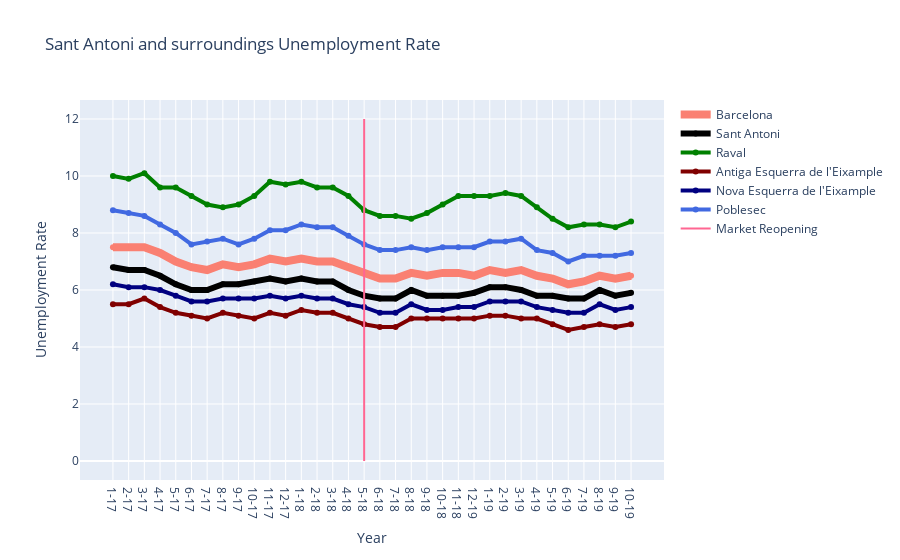

Notebook source saved alongside this figure:
### Code cell
fig3 = go.Figure(
        data=[
             go.Scatter(x=unemployment.index, 
                       y=unemployment.Barcelona,
                       mode='lines+markers',
                       name='Barcelona',
                       line = dict(
                           width = 8,
                           color = 'rgb(250,128,114)')),
             go.Scatter(x=unemployment.index, 
                       y=unemployment.Sant_Antoni,
                       mode='lines+markers',
                       name='Sant Antoni',
                       line = dict(
                           width = 6,
                           color = 'rgb(0, 0, 0)')),
            go.Scatter(x=unemployment.index, 
                       y=unemployment.Raval,
                       mode='lines+markers',
                       name='Raval',
                       line = dict(
                           width = 4,
                           color = 'rgb(0,128,0)')),
            go.Scatter(x=unemployment.index, 
                       y=unemployment.Antiga_Esq_Eixample,
                       mode='lines+markers',
                       name="Antiga Esquerra de l'Eixample",
                       line = dict(
                           width = 4,
                           color = 'rgb(128,0,0)')),
            go.Scatter(x=unemployment.index, 
                       y=unemployment.Nova_Esq_Eixample,
                       mode='lines+markers',
                       name="Nova Esquerra de l'Eixample",
                       line = dict(
                           width = 4,
                           color = 'rgb(0,0,128)')),
            go.Scatter(x=unemployment.index, 
                       y=unemployment.Poble_Sec,
                       mode='lines+markers',
                       name='Poblesec',
                       line = dict(
                           width = 4,
                           color = 'rgb(65,105,225)'))
        ],
        layout=go.Layout(
            title=dict(text='Sant Antoni and surroundings Unemployment Rate'),
            xaxis=dict(title='Year'),
            yaxis=dict(title='Unemployment Rate')))

fig3.add_trace(go.Scatter(x=['5-18', '5-18'], y=[0,12], mode="lines", name="Market Reopening"))
fig3.show()

### Figure 1 — Plotly figure (JSON) as saved in the notebook; plotly's stock layout.template omitted (floating-point values rounded to 4 significant figures)
{"data": [{"line": {"color": "rgb(250,128,114)", "width": 8}, "mode": "lines+markers", "name": "Barcelona", "type": "scatter", "x": ["1-17", "2-17", "3-17", "4-17", "5-17", "6-17", "7-17", "8-17", "9-17", "10-17", "11-17", "12-17", "1-18", "2-18", "3-18", "4-18", "5-18", "6-18", "7-18", "8-18", "9-18", "10-18", "11-18", "12-19", "1-19", "2-19", "3-19", "4-19", "5-19", "6-19", "7-19", "8-19", "9-19", "10-19"], "y": ["7.5  ", "7.5  ", "7.5  ", "7.3  ", "7.0  ", "6.8  ", "6.7  ", "6.9  ", "6.8  ", "6.9  ", "7.1  ", "7.0  ", "7.1  ", "7.0  ", "7.0  ", "6.8  ", "6.6  ", "6.4  ", "6.4  ", "6.6  ", "6.5  ", "6.6  ", "6.6  ", "6.5  ", "6.7  ", "6.6  ", "6.7  ", "6.5  ", "6.4  ", "6.2  ", "6.3  ", "6.5  ", "6.4  ", "6.5  "]}, {"line": {"color": "rgb(0, 0, 0)", "width": 6}, "mode": "lines+markers", "name": "Sant Antoni", "type": "scatter", "x": ["1-17", "2-17", "3-17", "4-17", "5-17", "6-17", "7-17", "8-17", "9-17", "10-17", "11-17", "12-17", "1-18", "2-18", "3-18", "4-18", "5-18", "6-18", "7-18", "8-18", "9-18", "10-18", "11-18", "12-19", "1-19", "2-19", "3-19", "4-19", "5-19", "6-19", "7-19", "8-19", "9-19", "10-19"], "y": ["6.8  ", "6.7  ", "6.7  ", "6.5  ", "6.2  ", "6.0  ", "6.0  ", "6.2  ", "6.2  ", "6.3  ", "6.4  ", "6.3  ", "6.4  ", "6.3  ", "6.3  ", "6.0  ", "5.8  ", "5.7  ", "5.7  ", "6.0  ", "5.8  ", "5.8  ", "5.8  ", "5.9  ", "6.1  ", "6.1  ", "6.0  ", "5.8  ", "5.8  ", "5.7  ", "5.7  ", "6.0  ", "5.8  ", "5.9  "]}, {"line": {"color": "rgb(0,128,0)", "width": 4}, "mode": "lines+markers", "name": "Raval", "type": "scatter", "x": ["1-17", "2-17", "3-17", "4-17", "5-17", "6-17", "7-17", "8-17", "9-17", "10-17", "11-17", "12-17", "1-18", "2-18", "3-18", "4-18", "5-18", "6-18", "7-18", "8-18", "9-18", "10-18", "11-18", "12-19", "1-19", "2-19", "3-19", "4-19", "5-19", "6-19", "7-19", "8-19", "9-19", "10-19"], "y": ["10.0  ", "9.9  ", "10.1  ", "9.6  ", "9.6  ", "9.3  ", "9.0  ", "8.9  ", "9.0  ", "9.3  ", "9.8  ", "9.7  ", "9.8  ", "9.6  ", "9.6  ", "9.3  ", "8.8  ", "8.6  ", "8.6  ", "8.5  ", "8.7  ", "9.0  ", "9.3  ", "9.3  ", "9.3  ", "9.4  ", "9.3  ", "8.9  ", "8.5  ", "8.2  ", "8.3  ", "8.3  ", "8.2  ", "8.4  "]}, {"line": {"color": "rgb(128,0,0)", "width": 4}, "mode": "lines+markers", "name": "Antiga Esquerra de l'Eixample", "type": "scatter", "x": ["1-17", "2-17", "3-17", "4-17", "5-17", "6-17", "7-17", "8-17", "9-17", "10-17", "11-17", "12-17", "1-18", "2-18", "3-18", "4-18", "5-18", "6-18", "7-18", "8-18", "9-18", "10-18", "11-18", "12-19", "1-19", "2-19", "3-19", "4-19", "5-19", "6-19", "7-19", "8-19", "9-19", "10-19"], "y": ["5.5  ", "5.5  ", "5.7  ", "5.4  ", "5.2  ", "5.1  ", "5.0  ", "5.2  ", "5.1  ", "5.0  ", "5.2  ", "5.1  ", "5.3  ", "5.2  ", "5.2  ", "5.0  ", "4.8  ", "4.7  ", "4.7  ", "5.0  ", "5.0  ", "5.0  ", "5.0  ", "5.0  ", "5.1  ", "5.1  ", "5.0  ", "5.0  ", "4.8  ", "4.6  ", "4.7  ", "4.8  ", "4.7  ", "4.8  "]}, {"line": {"color": "rgb(0,0,128)", "width": 4}, "mode": "lines+markers", "name": "Nova Esquerra de l'Eixample", "type": "scatter", "x": ["1-17", "2-17", "3-17", "4-17", "5-17", "6-17", "7-17", "8-17", "9-17", "10-17", "11-17", "12-17", "1-18", "2-18", "3-18", "4-18", "5-18", "6-18", "7-18", "8-18", "9-18", "10-18", "11-18", "12-19", "1-19", "2-19", "3-19", "4-19", "5-19", "6-19", "7-19", "8-19", "9-19", "10-19"], "y": ["6.2  ", "6.1  ", "6.1  ", "6.0  ", "5.8  ", "5.6  ", "5.6  ", "5.7  ", "5.7  ", "5.7  ", "5.8  ", "5.7  ", "5.8  ", "5.7  ", "5.7  ", "5.5  ", "5.4  ", "5.2  ", "5.2  ", "5.5  ", "5.3  ", "5.3  ", "5.4  ", "5.4  ", "5.6  ", "5.6  ", "5.6  ", "5.4  ", "5.3  ", "5.2  ", "5.2  ", "5.5  ", "5.3  ", "5.4  "]}, {"line": {"color": "rgb(65,105,225)", "width": 4}, "mode": "lines+markers", "name": "Poblesec", "type": "scatter", "x": ["1-17", "2-17", "3-17", "4-17", "5-17", "6-17", "7-17", "8-17", "9-17", "10-17", "11-17", "12-17", "1-18", "2-18", "3-18", "4-18", "5-18", "6-18", "7-18", "8-18", "9-18", "10-18", "11-18", "12-19", "1-19", "2-19", "3-19", "4-19", "5-19", "6-19", "7-19", "8-19", "9-19", "10-19"], "y": ["8.8  ", "8.7  ", "8.6  ", "8.3  ", "8.0  ", "7.6  ", "7.7  ", "7.8  ", "7.6  ", "7.8  ", "8.1  ", "8.1  ", "8.3  ", "8.2  ", "8.2  ", "7.9  ", "7.6  ", "7.4  ", "7.4  ", "7.5  ", "7.4  ", "7.5  ", "7.5  ", "7.5  ", "7.7  ", "7.7  ", "7.8  ", "7.4  ", "7.3  ", "7.0  ", "7.2  ", "7.2  ", "7.2  ", "7.3  "]}, {"mode": "lines", "name": "Market Reopening", "type": "scatter", "x": ["5-18", "5-18"], "y": [0, 12]}], "layout": {"title": {"text": "Sant Antoni and surroundings Unemployment Rate"}, "xaxis": {"title": {"text": "Year"}}, "yaxis": {"title": {"text": "Unemployment Rate"}}}}
